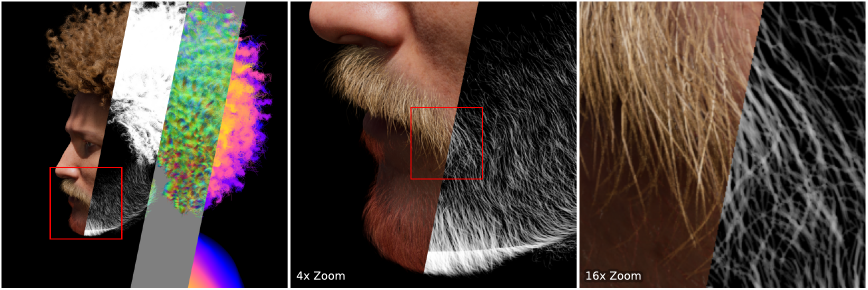
#> input picture images/thumbnail.png, 1735 x 579 px (shown at 1/2 size)
$ python evaluate_segmentation.py --predictions-path images --targets-path images
#> lines starting #> are read from the running program, lines starting #| are printed output that depends on the picture; after the words box and inside, x2 and y2 are one past the last pixel; in counts of white or black regions, pixels touching at a corner belong together; long printed decimals are rounded
### src/utils.py
import os
import random
import shutil
from pathlib import Path

import cv2
import torchvision.transforms.functional as F_transforms
import math
import torch
import torch.nn.functional as F
from datetime import datetime
import numpy as np
from sklearn.metrics import f1_score
from torch.utils.data import Dataset

from datasets import FaceSyntheticsDataset, SynthHairAugmentations


# [35 lines left out: functions set_all_seeds, _tiled_sum, not called in this run]


def metric_MAD(pred: np.ndarray, target: np.ndarray):
    return _tiled_sum(pred, target, lambda diff: np.abs(diff).sum())


def metric_MSE(pred: np.ndarray, target: np.ndarray):
    return _tiled_sum(pred, target, lambda diff: np.square(diff).sum())


# [24 lines left out: function metric_GRAD, not called in this run]


def metric_ACC(pred: np.ndarray, target: np.ndarray):
    """

    Args:
        pred: (H, W): int
        target: (H, W): int
        threshold:

    Returns:

    """
    assert len(pred.shape) == 2
    assert len(target.shape) == 2
    assert np.max(pred) <= 1
    assert np.max(target) <= 1

    pred_hard = pred.astype(int)
    target = target.astype(int)
    comparison = 1 - np.abs(target - pred_hard)
    return np.mean(comparison)


def metric_mIoU(pred: np.ndarray, target: np.ndarray):
    """

    Args:
        pred: (H, W): int
        target: (H, W): int

    Returns:

    """
    assert len(pred.shape) == 2
    assert len(target.shape) == 2
    assert np.max(pred) <= 1
    assert np.max(target) <= 1

    pred_hard = pred.astype(int)
    target = target.astype(int)

    intersection = np.mean(pred_hard * target)
    union = np.mean(np.logical_or(pred_hard, target))
    return intersection / union


def metric_F1(pred: np.ndarray, target: np.ndarray):
    assert len(pred.shape) == 2
    assert len(target.shape) == 2
    assert np.max(pred) <= 1
    assert np.max(target) <= 1
    pred = pred.astype(int)
    target = target.astype(int)
    return f1_score(target.flatten(), pred.flatten())


# [355 lines left out: functions make_model_name, combine_dicts_with_prefixes, copy_script_folder, normalized_multi_scale_gradient_matching_loss, masked_normalized_multi_scale_gradient_matching_loss, scale_and_shift_invariant_mean_squared_error and 5 more, not called in this run]


class ResizeWithPadding:
    def __init__(self, target_size, fill=0):
        self.target_size = target_size  # (H, W)
        self.fill = fill

    # [30 lines left out: functions __call__, undo, not called in this run]


class SquarePadToFactor:
    # [79 lines left out: functions __init__, __call__, undo, soft_cross_entropy_with_mask, not called in this run]


class RemapFaceSyntheticsDatasetToBinaryHairSegmentation(Dataset):
    def __init__(self, dataset: FaceSyntheticsDataset):
        self.dataset = dataset

    def __len__(self):
        return len(self.dataset)

    # [39 lines left out: function __getitem__, not called in this run]


class RemapHairCategoryMattesToSegmentationTargets(Dataset):
    def __init__(self, dataset):
        self.dataset = dataset

    def __len__(self):
        return len(self.dataset)

    # [32 lines left out: function __getitem__, not called in this run]


class RemapHairGrowingDirectionTo2DOrientation(Dataset):
    def __init__(self, dataset: Dataset):
        super().__init__()
        self.dataset = dataset

    def __len__(self):
        return len(self.dataset)

    # [25 lines left out: function __getitem__, not called in this run]


class UseSynthHairAugmentations(Dataset):
    def __init__(self, dataset):
        self.dataset = dataset
        self.augmentations = SynthHairAugmentations()

    def __len__(self):
        return len(self.dataset)

    def __getitem__(self, idx):
        sample = self.dataset[idx]
        return self.augmentations(sample)


class ResizeMatteToImage(Dataset):
    def __init__(self, dataset):
        self.dataset = dataset
        self.augmentations = SynthHairAugmentations()

    def __len__(self):
        return len(self.dataset)

    # [7 lines left out: function __getitem__, not called in this run]


class RemapSegmentationToMatteTarget(Dataset):
    def __init__(self, dataset):
        self.dataset = dataset

    def __len__(self):
        return len(self.dataset)

    # [8 lines left out: function __getitem__, not called in this run]

### evaluate_segmentation.py
import argparse
import os
import sys
from pathlib import Path

_SRC_DIR = Path(__file__).resolve().parent / "src"
if str(_SRC_DIR) not in sys.path:
    sys.path.insert(0, str(_SRC_DIR))

import cv2
import numpy as np
from tqdm import tqdm

from utils import metric_ACC, metric_F1, metric_mIoU


def main():
    parser = argparse.ArgumentParser(description="Compare predicted mattes to binary segmentation targets")
    parser.add_argument("--predictions-path", required=True, type=str, help="Folder of predicted mattes")
    parser.add_argument("--targets-path", required=True, type=str, help="Folder of target segmentations")
    parser.add_argument("--threshold", default=0.4, type=float, help="Matte value at or above which a pixel is hair")
    args = parser.parse_args()

    names = sorted(os.listdir(args.predictions_path))
    rows = []
    for name in tqdm(names, desc="Evaluating"):
        pred = cv2.imread(os.path.join(args.predictions_path, name), cv2.IMREAD_GRAYSCALE)
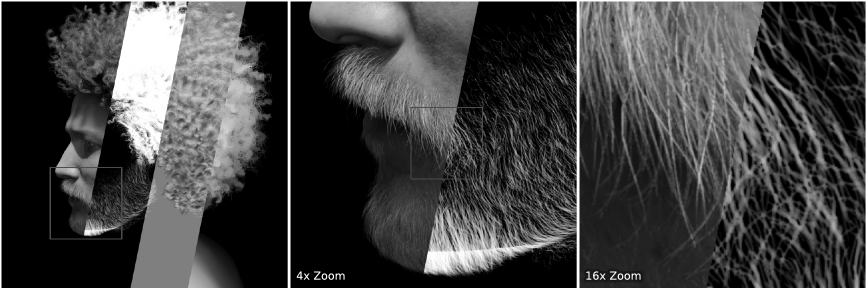
#> pred: shape (579, 1735) (shown at 1/2 size); min 0, max 255, mean 65.7
        target = (cv2.imread(os.path.join(args.targets_path, name), cv2.IMREAD_GRAYSCALE) >= 128).astype(np.uint8)
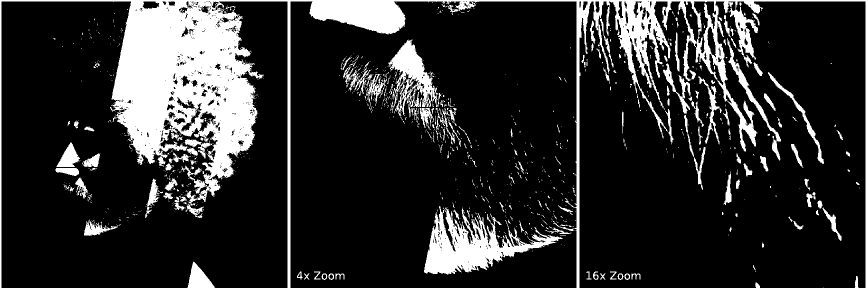
#> target: shape (579, 1735) (shown at 1/2 size); values 0 (black) and 1 (white), 17.5% white; 1038 white regions (880 under 20 px), largest, box (x1, y1, x2, y2) and area: (0, 0, 1735, 579) 125324, (848, 412, 1125, 549) 14609, (777, 79, 883, 233) 6266
        if pred.shape != target.shape:
            pred = cv2.resize(pred, (target.shape[1], target.shape[0]), interpolation=cv2.INTER_AREA)
        pred = (pred / 255 >= args.threshold).astype(np.uint8)
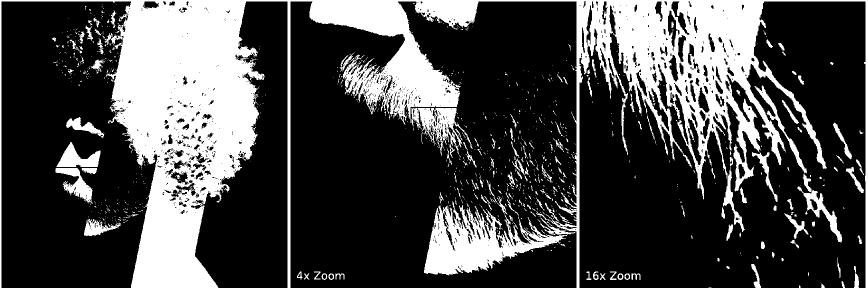
#> pred: shape (579, 1735) (shown at 1/2 size); values 0 (black) and 1 (white), 28.4% white; 1027 white regions (882 under 20 px), largest, box (x1, y1, x2, y2) and area: (0, 0, 1735, 579) 237283, (848, 402, 1134, 551) 18132, (823, 216, 945, 312) 4058
        rows.append({
            "ACC": metric_ACC(pred, target),
            "mIoU": metric_mIoU(pred, target),
            "F1": metric_F1(pred, target),
        })
#> in metric_ACC, `comparison = 1 - np.abs(target - pred_hard)`:
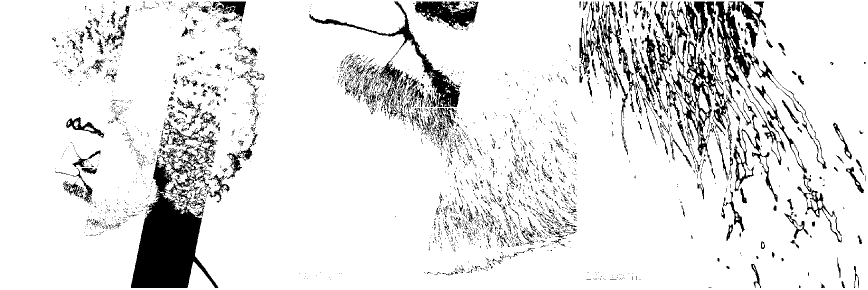
#> comparison: shape (579, 1735) int64 (shown at 1/2 size); values 0 (black) and 1 (white), 89.1% white; 3327 black regions (2946 under 20 px), largest, box (x1, y1, x2, y2) and area: (262, 288, 437, 576) 22523, (1307, 3, 1481, 317) 9605, (619, 3, 922, 228) 6773
#> in metric_mIoU, `intersection = np.mean(pred_hard * target)`: intersection = 0.175
#> in metric_mIoU, `union = np.mean(np.logical_or(pred_hard, target))`: union = 0.284

    print(f"images\t{len(rows)}")
#| images	1
    print(f"threshold\t{args.threshold}")
    for key in ("ACC", "mIoU", "F1"):
        print(f"{key}\t{float(np.mean([row[key] for row in rows])):.6f}")
#> this loop made 3 passes
#| ACC	0.8913
#| mIoU	0.6171
#| F1	0.7632


if __name__ == "__main__":
    main()
